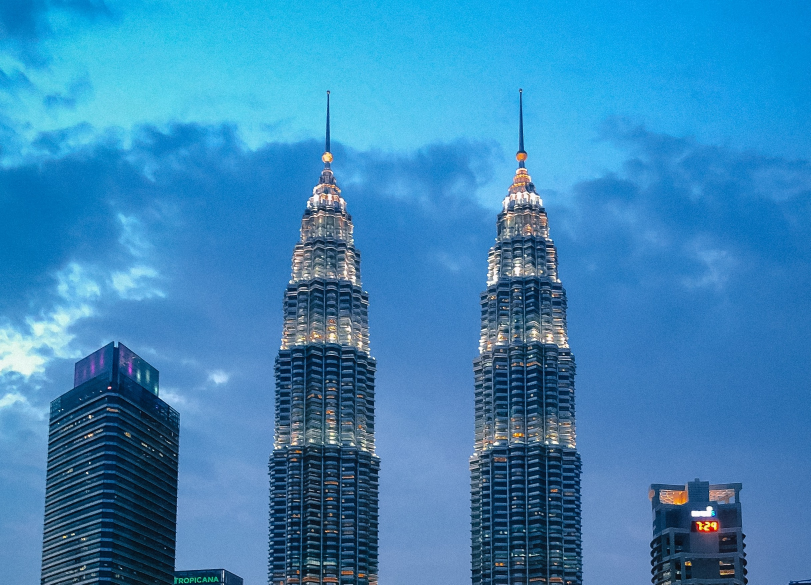
#> input picture v1.jpg, 2432 x 1754 px (shown at 1/3 size)
$ python vertical.py
#> lines starting #> are read from the running program, lines starting #| are printed output that depends on the picture
import cv2
import numpy as np

def resize_images(images, target_width):
    return [cv2.resize(img, (target_width, int(target_width / img.shape[1] * img.shape[0])), interpolation=cv2.INTER_AREA) for img in images]

def vertical_stitch(images):
    # Ensure that all images have the same width
    target_width = max(img.shape[1] for img in images)

    # Resize images to have the same width
    resized_images = resize_images(images, target_width)

    # Initialize an empty canvas with a height sufficient to accommodate all images
    total_height = sum(img.shape[0] for img in resized_images)
    result = np.zeros((total_height, target_width, 3), dtype=np.uint8)

    # Paste each resized image onto the canvas vertically
    y_offset = 0
    for img in resized_images:
        result[y_offset:y_offset+img.shape[0], :target_width, :] = img
        y_offset += img.shape[0]

    return result

image_paths = ['v1.jpg', 'v2.jpg', 'v3.jpg']

# Read images
images = [cv2.imread(img_path) for img_path in image_paths]
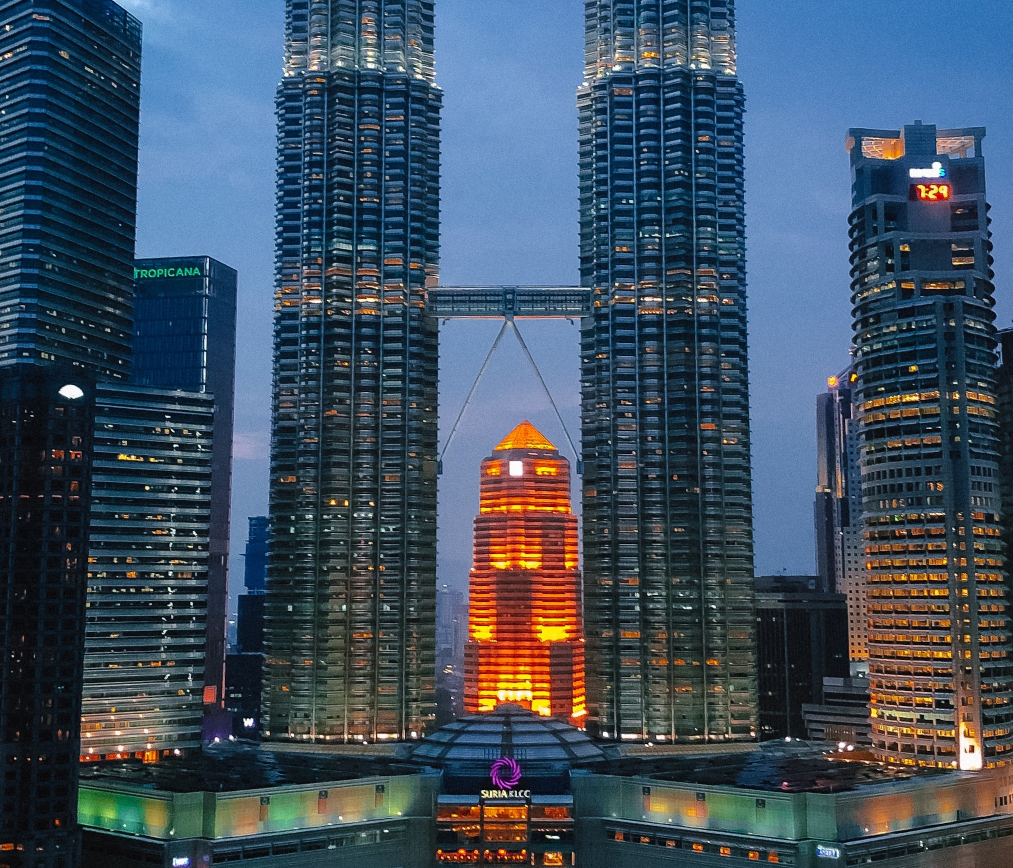
#> input picture v2.jpg, 2025 x 1736 px (shown at 1/2 size)
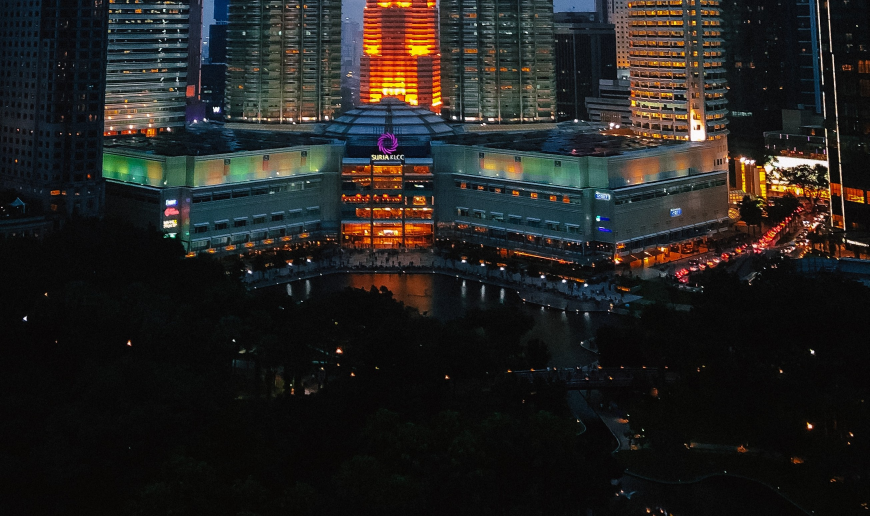
#> input picture v3.jpg, 2608 x 1548 px (shown at 1/3 size)
#> images = 3 items

# Perform vertical stitching with resizing
result_image = vertical_stitch(images)
#> in vertical_stitch, `target_width = max(img.shape[1] for img in images)`: target_width = 2608
#> in vertical_stitch, `resized_images = resize_images(images, target_width)`: resized_images = 3 items
#> in vertical_stitch, `total_height = sum(img.shape[0] for img in resized_images)`: total_height = 5663
#> the loop in vertical_stitch, `for img in resized_images:` made 3 passes
#> y_offset on passes 1 to 3: 1880, 4115, 5663
#> after the loop in vertical_stitch, `for img in resized_images:`:
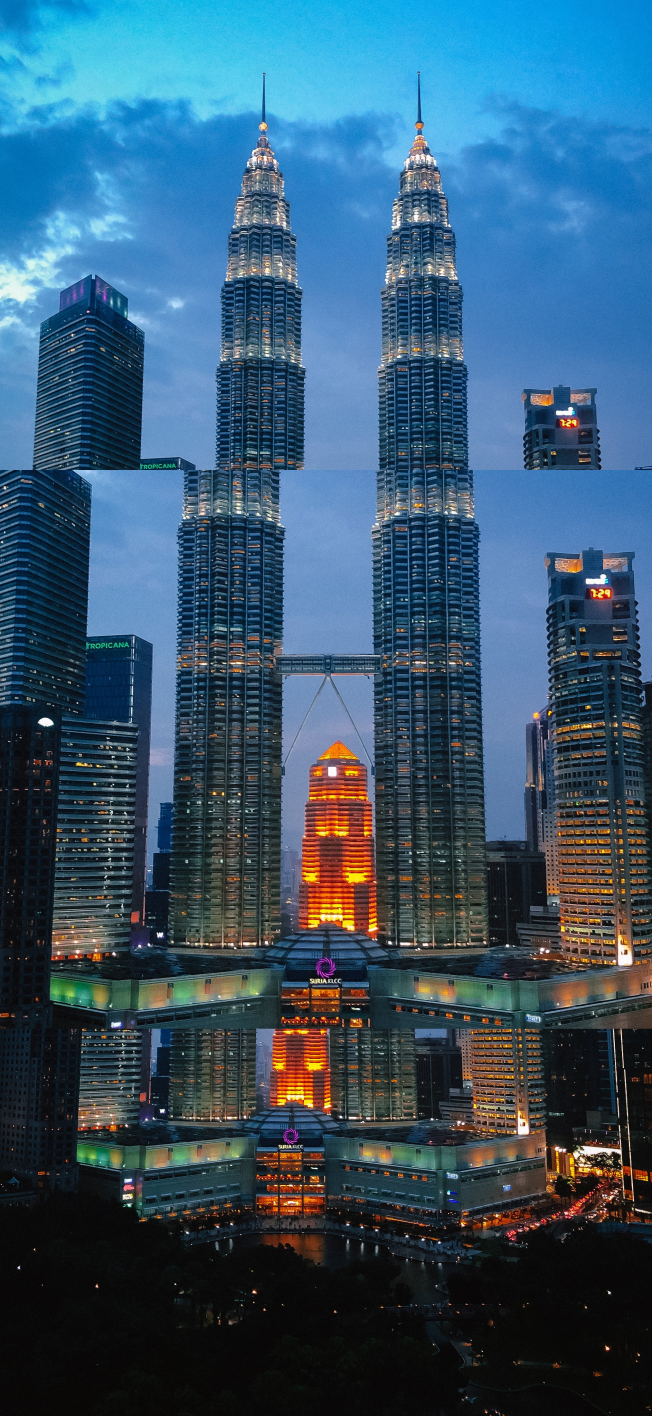
#> result: shape (5663, 2608, 3) (shown at 1/4 size); mean of channels 0, 1, 2 108.2, 85.4, 53.7; drawn as B, G, R

# Display or save the result image
cv2.imshow('Vertical Stitching', result_image)
cv2.waitKey(0)
cv2.destroyAllWindows()

# Save the result image
cv2.imwrite('vertical_result.jpg', result_image)
